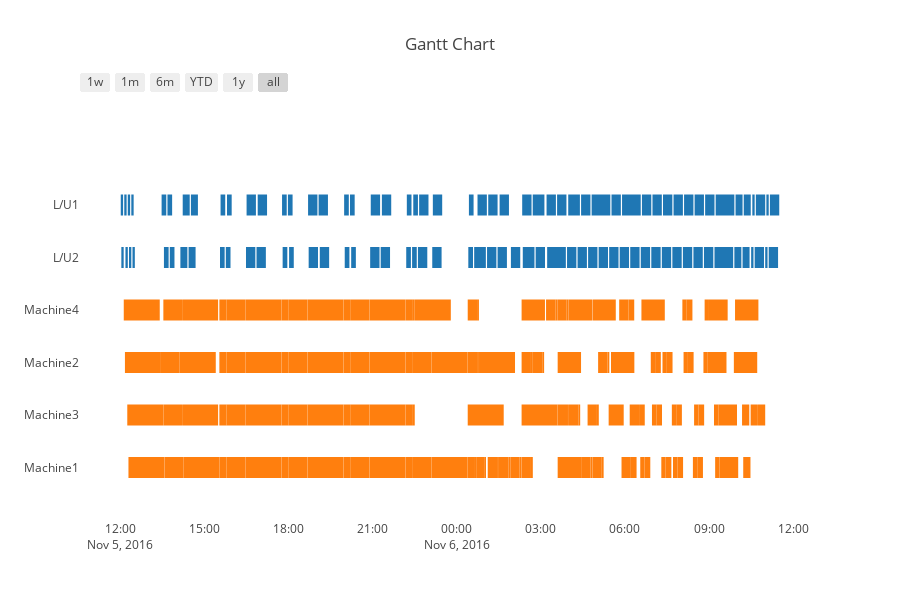
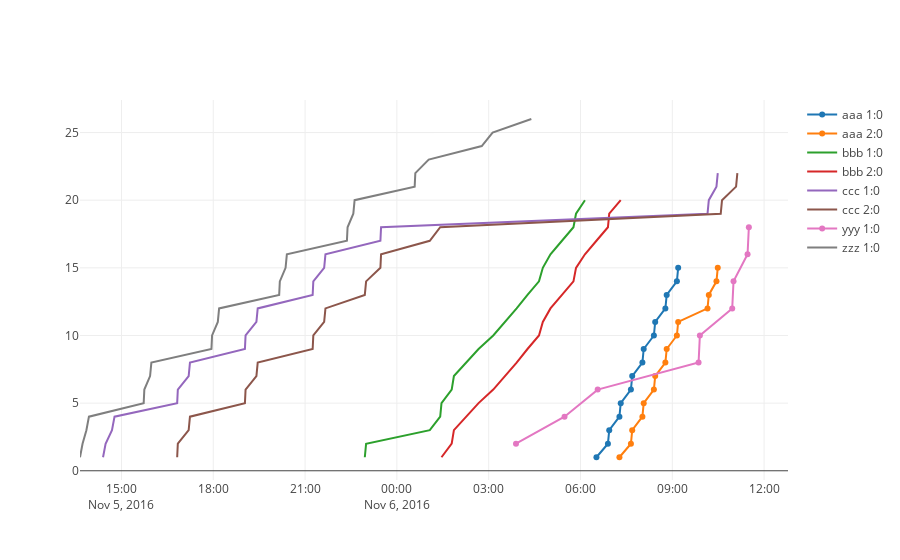

Source (notebook cell) for these figures, in order:
### Code cell
results = allocate.allocate(
    bookings=bookings,
    prev_parts=prev_parts,
    flex_file="sample-flex.json",
    allocatecli="../allocatecli",
    plugin="../../orderlink/lib/pegboard/allocate/bin/Debug/netstandard2.0/BlackMaple.Pegboard.Allocate.dll")
allocate.print_result_summary(results)
plotly.offline.iplot(allocate.plot_simstat(allocate.simstat(results)))
plotly.offline.iplot(allocate.plot_simprod(results))
